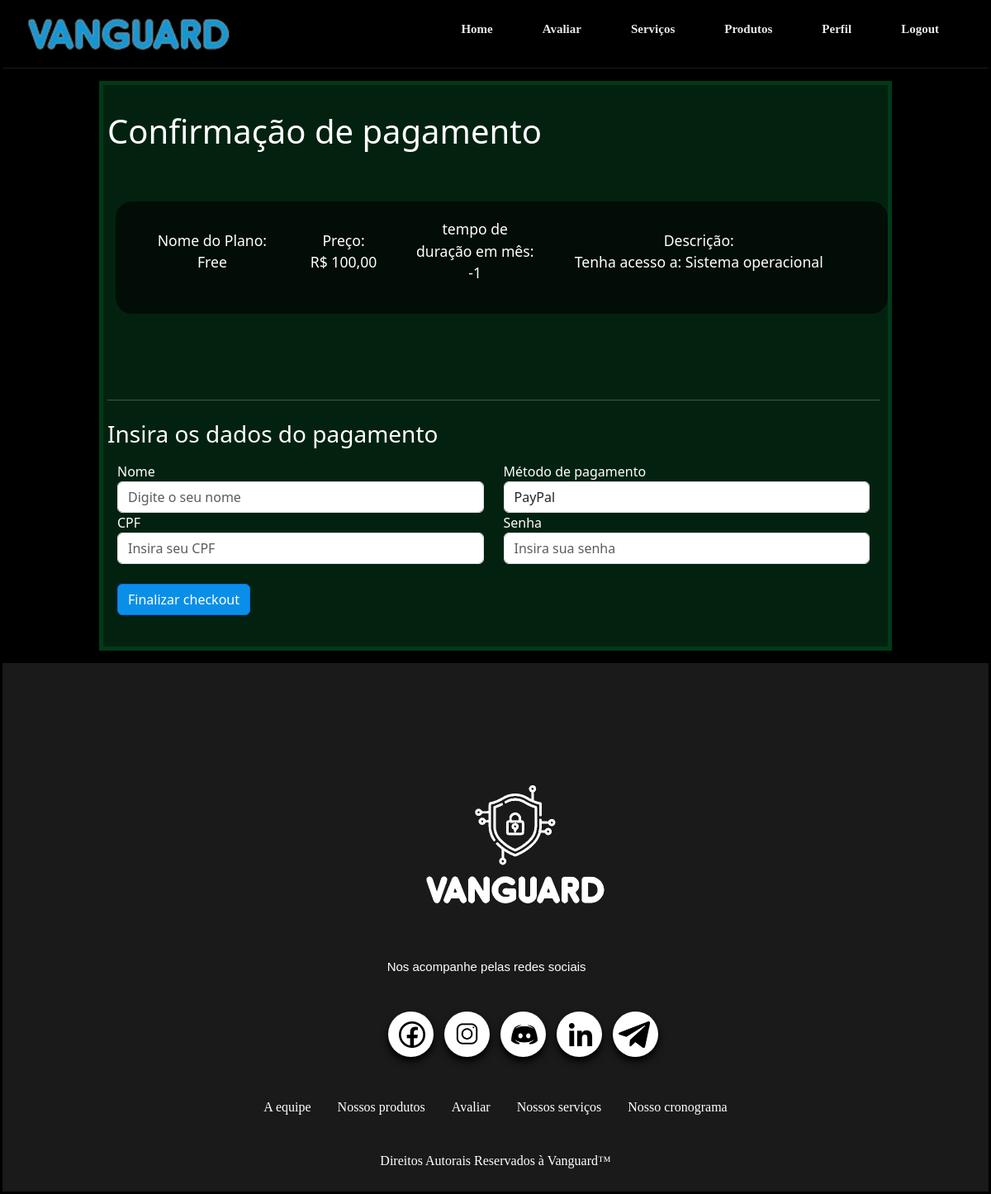
The app's page /checkout.php?plano_id=2 (signed in) with its own data.
### tables this page shows
CREATE TABLE `plano` (
  `plano_id` int(11) NOT NULL,
  `nome_plano` varchar(150) NOT NULL,
  `preco_plano` decimal(5,2) NOT NULL,
  `tempo` varchar(3) NOT NULL,
  `descricao` text DEFAULT NULL
);

### checkout.php (the view, shortened to what this page needs)
<?php
include_once('src/php/conexao.php');
if (isset($_GET['plano_id'])) {
    $planoId = $_GET['plano_id'];
} elseif (isset($_POST['plano_id'])) {
    $planoId = $_POST['plano_id'];
} else {
    echo "ID do plano não definido.";
    exit;
}
$planoSelecionado = null;
if (isset($planoId)) {
    $query = "SELECT * FROM plano WHERE plano_id = ?";
    $stmt = $conn->prepare($query);
    if ($stmt) {
        $stmt->bind_param("i", $planoId);
        $stmt->execute();
        $resulto = $stmt->get_result();
        if ($resulto->num_rows > 0) {
            $planoSelecionado = $resulto->fetch_assoc();
        } else {
            echo 'Plano não encontrado.';
        }
    } else {
        echo 'Erro na preparação da consulta.';
    }
}
?>
<!DOCTYPE html>
<html lang="pt-br">
<head>
   <link rel="stylesheet" href="https://cdnjs.cloudflare.com/ajax/libs/font-awesome/6.0.0/css/all.min.css">
   <link href="https://cdn.jsdelivr.net/npm/bootstrap@5.3.3/dist/css/bootstrap.min.css" rel="stylesheet"
>
   <link rel="stylesheet" href="src/css/index.css">
   <link rel="stylesheet" href="src/css/style-checkout.css">
   <link href="https://fonts.cdnfonts.com/css/codygoon" rel="stylesheet">
</head>
<body>
   <header class="cabecalho">
      <div class="logo">
         <img src="src/imagem/logos/VanguardLogo - titulo.png" alt="Logo da Vanguard" />
      </div>
      <nav id="menu">
         <ul class="menu">
            <li>
               <a href="indexLogadoCliente.html">Home</a>
            </li>
            <li>
               <a class="btn-avaliar" href="formulario.php" target="_blank">Avaliar</a>
            </li>
            <li>
               <a class="btn-servicos" href="equipe.html" target="_blank">Serviços</a>
            </li>
            <li>
               <a href="produtos.php" target="_blank">Produtos</a>
            </li>
            <li>
               <a href="perfil.php">Perfil</a>
            </li>
            <li>
               <a class="btn-login" href="src/php/logout.php">Logout</a>
            </li>
         </ul>
      </nav>
   </header>
   <main class="home">
      <div class="containermeu">
         <section class="checkout-form">
            <h1 class="heading">Confirmação de pagamento</h1>
            <form action="" method="post">
               <div class="display-order">
                  <br>
                  <?php
                  if ($planoSelecionado) {
                     echo ' <div class="container text-center">';
                     echo '<div class="row">';
                     echo '<div class="info">';
                     echo '<p class="col-2"> Nome do Plano: <br>' . $planoSelecionado['nome_plano'] . '</p><br>';
                     echo '<p class="col-2"> Preço: <br> R$ ' . number_format($planoSelecionado['preco_plano'], 2, ',', '.') . '</p> <br>';
                     echo '<p class="col-2"> tempo de duração em mês: <br>  ' . number_format($planoSelecionado['tempo']) . '</p> <br>';
                     echo '<p class="col-5"> Descrição: <br>' . $planoSelecionado['descricao'] . '</p>';
                     echo '</div>';
                     echo '</div>';
                     echo '</div>';
                  } else {
                     echo "Por favor, selecione um plano.";
                  }
                  ?>
                  <hr>
                  <h3>Insira os dados do pagamento</h3>
                  <div class="container">
                     <form action="" method="POST">
                        <div class="row">
                           <div class="col-md-6">
                              <div class="form-group">
                                 <label for="nome">Nome</label>
                                 <input type="text" class="form-control" placeholder="Digite o seu nome" name="nome"
                                    required>
                              </div>
                           </div>
                           <div class="col-md-6">
                              <div class="form-group">
                                 <label for="metodo">Método de pagamento</label>
                                 <select name="metodo" class="form-control">
                                    <option value="PayPal">PayPal</option>
                                 </select>
                              </div>
                           </div>
                        </div>
                        <div class="row">
                           <div class="col-md-6">
                              <div class="form-group">
                                 <label for="cpf">CPF</label>
                                 <input class="form-control" type="text" name="cpf" required
                                    placeholder="Insira seu CPF">
                              </div>
                           </div>
                           <div class="col-md-6">
                              <div class="form-group">
                                 <label for="senha">Senha</label>
                                 <input class="form-control" type="password" name="senha" required
                                    placeholder="Insira sua senha">
                              </div>
                           </div>
                        </div>
                        <br>
                        <button type="submit" class="btn btn-primary">Finalizar checkout</button>
                     </form>
                  </div>
            </form>
         </section>
      </div>
   </main>
   <footer class="roda-pe">
      <img src="src/imagem/logos/VanguardLogo-Escuro.png" alt="logo da Vanguard" class="logo">
      <h5 class="subtitulo">
         Nos acompanhe pelas redes sociais
      </h5>
      <div class="social_media">
         <a href="facebook link" id="facebook" title="Facebook" target="_blank"><img
               src="src/imagem/icones/Facebook.png" alt="botão do perfil do facebook da Vanguard"></a>
         <a href="instagram link" id="instagram" title="Instagram" target="_blank"><img
               src="src/imagem/icones/instagram.png" alt="botão do perfil do instagram da Vanguard"></a>
         <a href="discord" title="discord" id="discord" target="_blank"><img src="src/imagem/icones/discord.png"
               alt="botão do chat do discord da Vanguard "></a>
         <a href="linkedin" title="linkedin" id="linkedin" target="_blank"><img src="src/imagem/icones/linkedin.png"
               alt="botão do perfil do linkedin da Vanguard"></a>
         <a href="telegram" title="telegram" id="telegram" target="_blank"><img src="src/imagem/icones/telegram.png"
               alt="botão do chat do telegram da Vanguard"></a>
      </div>
      <div class="opcoes">
         <div class="lista">
            <a href="equipe.html">
               <h6>
                  A equipe
               </h6>
            </a>
            <a href="produtos.html">
               <h6>
                  Nossos produtos
               </h6>
            </a>
            <a href="avaliar.html">
               <h6>Avaliar</h6>
            </a>
            <a href="serviços.html">
               <h6>Nossos serviços</h6>
            </a>
            <a href="cronograma.html">
               <h6>
                  Nosso cronograma
               </h6>
            </a>
         </div>
      </div>
      <p id="copyright">
         Direitos Autorais Reservados à Vanguard&#8482;
      </p>
   </footer>
</body>
</html>

### src/css/index.css (style rules this page uses)
* { margin: 0; padding: 0; box-sizing: border-box; }
body { overflow-x: hidden; background: black; margin: 3px; flex: 1 1 100vw; flex-wrap: wrap; }
ul { list-style: none; }
a { text-decoration: none; color: inherit; }

### src/css/style-checkout.css (style rules this page uses)
.cabecalho { height: 80px; background-color: rgb(0, 0, 0); display: flex; flex: 1 1 100vw; justify-content: space-between; align-items: center; padding: 0 30px; border-bottom: 1px solid rgb(26, 25, 25); }
.cabecalho .logo { display: flex; gap: 30px; height: 55px; }
.cabecalho .menu { display: flex; flex: 1 1 200px; align-items: center; justify-content: flex-end; }
.cabecalho .menu li a { padding: 30px; color: #e8e8e8; font-weight: bolder; font-size: 15px; font-family: 'Codygoon'; }
.home { display: flex; position: relative; min-height: calc(100vh - 80px); overflow: hidden; justify-content: center; }
.home .containermeu { margin: 15px; width: 60pc; padding: 5px; color: #fff; background: rgb(0, 58, 23); }
.home .containermeu .checkout-form { display: grid; background: #05050574; padding: 2pc 10px 30px 5px; width: 100%; height: 100%; }
.display-order { display: grid; height: 100%; margin-bottom: 20px; }
.btn { justify-content: center; background-color: #0a8fe8; color: #fff; }
.info { display: flex; justify-content: center; align-items: center; text-align: center; width: 100%; margin-left: 10px; margin-bottom: 5pc; padding: 20px; font-size: 1.1rem; gap: 5px; border-radius: 20px; background: #0000009d; }
.roda-pe { height: 40pc; display: grid; margin: auto; width: 100%; padding-top: 3%; flex: 1 1 100vw; color: #fff; background-color: #1a1a1a; }
.roda-pe .opcoes { display: flex; justify-content: center; }
.roda-pe .opcoes .lista { display: flex; font-size: 20px; font-family: 'Codygoon'; justify-content: center; text-align: center; align-items: center; }
.roda-pe .opcoes .lista a { margin: 1pc; margin-bottom: 2pc; margin-top: 2pc; }
.roda-pe .logo { margin-left: 42%; margin-top: 4pc; width: 250px; }
.roda-pe .social_media { display: flex; position: relative; align-items: center; margin-left: 38%; }
.roda-pe .subtitulo { display: flex; margin-left: 39%; margin-bottom: 2pc; font-size: 15px; text-align: center; font-family: 'Codygoon', sans-serif; }
.roda-pe .social_media a { position: relative; display: flex; margin-left: 13px; margin-bottom: 10px; justify-content: center; align-items: center; text-align: center; padding: 2px 2px 1px 5px; background-color: #ffffff; width: 55px; height: 55px; border-radius: 50%; box-shadow: 0 5px 10px rgb(0, 0, 0); }
.roda-pe .social_media img { height: 2pc; }
.roda-pe .social_media #telegram img { margin-right: 5px; }
.roda-pe #copyright { font-family: 'Codygoon'; color: #fff; text-align: center; }

### records on screen
plano: nome_plano "Free", preco_plano "100,00", tempo "-1", descricao "Tenha acesso a: Sistema operacional"
